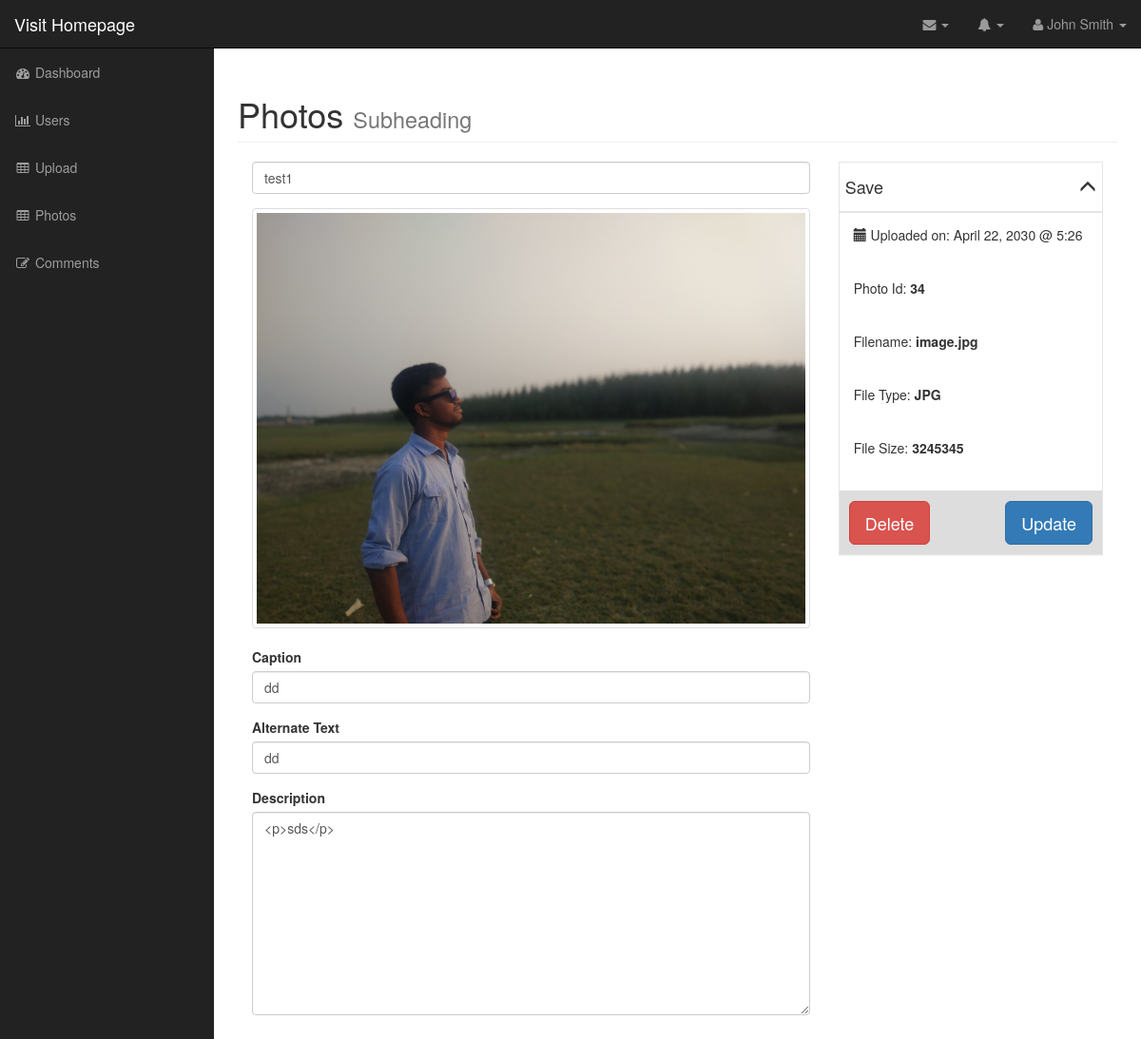
The app's page /admin/edit_photo.php?id=1 (signed in) with its own data.
### tables this page shows
CREATE TABLE `photos` (
  `id` int(11) NOT NULL,
  `title` varchar(128) NOT NULL,
  `caption` varchar(128) NOT NULL,
  `description` varchar(128) NOT NULL,
  `filename` varchar(128) NOT NULL,
  `alternate_text` varchar(128) NOT NULL,
  `type` varchar(128) NOT NULL,
  `size` varchar(128) NOT NULL
);

### admin/includes/database.php (called while the page is built, shortened)
<?php
class Database {
  public $connection;
  public function open_db_connection(){
    $this->connection = mysqli_connect(DB_HOST, DB_USER, DB_PASS, DB_NAME);
  }
  public function query($sql){
    if ($result = mysqli_query($this->connection, $sql)) {
      return $result;
    } else {
      die("Error: " . $sql . "<br>" . mysqli_error($this->connection));
    }
  }
}
$database = new Database();
?>

### admin/includes/db_object.php (called while the page is built, shortened)
<?php
  class Db_object {
    public static function find_by_id($id){
      $result_set_array = static::find_by_query("SELECT * FROM " . static::$db_table . " WHERE id = {$id} LIMIT 1");
      return !empty($result_set_array) ? array_shift($result_set_array) : false;
    }
    public static function find_by_query($sql) {
      global $database;
      $result_set = $database->query($sql);
      $the_object_array = array();
      while($row = mysqli_fetch_array($result_set)){
        $the_object_array[] = static::instantation($row);
      }
      return $the_object_array;
    }
    public static function instantation($the_record){
      $the_object = new $calling_class;
      foreach($the_record as $the_attribute => $value) {
        if($the_object->has_the_attribute($the_attribute)){
          $the_object->$the_attribute = $value;
        }
      }
      return $the_object;
    }
    public function has_the_attribute($the_attribute){
      $object_properties = get_object_vars($this);
      return array_key_exists($the_attribute, $object_properties);
    }
  }
?>

### admin/includes/photo.php (called while the page is built, shortened)
<?php
class Photo extends Db_object {
  public $filename;
  public $upload_directory = 'images';
  public function picture_path() {
    return $this->upload_directory. DS .$this->filename;
  }
}
?>

### admin/edit_photo.php (the view, shortened to what this page needs)
<?php include("includes/header.php"); ?>
<?php
  if(empty($_GET['id'])) {
    redirect("photos.php");
  }else{
    $photo = Photo::find_by_id($_GET['id']);
  }
?>
  <nav class="navbar navbar-inverse navbar-fixed-top" role="navigation">
    <?php include('includes/top_nav.php') ?>
    <?php include('includes/side_nav.php'); ?>
  </nav>
  <div id="page-wrapper">
    <div class="container-fluid">
      <div class="row">
          <div class="col-lg-12">
              <h1 class="page-header">
                  Photos
                  <small>Subheading</small>
              </h1>
            <form action="#" method="post">
              <div class="col-md-8">
                <div class="form-group">
                  <input type="text" name="title" class="form-control" value="<?php echo $photo->title; ?>">
                </div>
                <div class="form-group ">
                  <a class="thumbnail" href="#"><img src="<?php echo $photo->picture_path() ?>" alt=""></a>
                </div>
                <div class="form-group">
                  <label for="caption">Caption</label>
                  <input type="text" name="caption" class="form-control" value="<?php echo $photo->caption; ?>">
                </div>
                <div class="form-group">
                  <label for="caption">Alternate Text</label>
                  <input type="text" name="alternate_text" class="form-control" value="<?php echo $photo->alternate_text; ?>">
                </div>
                <div class="form-group">
                  <label for="caption">Description</label>
                  <textarea class="form-control" name="description" id="" cols="30" rows="10" ><?php echo $photo->description; ?></textarea>
              </div>
          </div>
              <div class="col-md-4" >
                <div  class="photo-info-box">
                    <div class="info-box-header">
                        <h4>Save <span id="toggle" class="glyphicon glyphicon-menu-up pull-right"></span></h4>
                    </div>
                <div class="inside">
                  <div class="box-inner">
                      <p class="text">
                        <span class="glyphicon glyphicon-calendar"></span> Uploaded on: April 22, 2030 @ 5:26
                      </p>
                      <p class="text ">
                        Photo Id: <span class="data photo_id_box">34</span>
                      </p>
                      <p class="text">
                        Filename: <span class="data">image.jpg</span>
                      </p>
                      <p class="text">
                      File Type: <span class="data">JPG</span>
                      </p>
                      <p class="text">
                        File Size: <span class="data">3245345</span>
                      </p>
                  </div>
                  <div class="info-box-footer clearfix">
                    <div class="info-box-delete pull-left">
                        <a  href="delete_photo.php?id=<?php echo $photo->id; ?>" class="btn btn-danger btn-lg ">Delete</a>
                    </div>
                    <div class="info-box-update pull-right ">
                        <input type="submit" name="update" value="Update" class="btn btn-primary btn-lg ">
                    </div>
                  </div>
                </div>
              </div>
              </div>
          </form>
          </div>
      </div>
  </div>
</div>
<?php include("includes/footer.php"); ?>

### admin/css/sb-admin.css (style rules this page uses)
body { margin-top: 100px; background-color: #222; }
@media (min-width:768px) { body { margin-top: 50px; } }
#page-wrapper { width: 100%; padding: 0; background-color: #fff; }
@media (min-width:768px) { #page-wrapper { padding: 10px; } }

### admin/css/styles.css (style rules this page uses)
.photo-info-box { border: 1px solid #e5e5e5; -webkit-box-shadow: 0 1px 1px rgba(0,0,0,.04); box-shadow: 0 1px 1px rgba(0,0,0,.04); background-color: #fff; }
.info-box-header { padding: 6px; border-bottom: 1px solid #e5e5e5; -webkit-box-shadow: 0 1px 1px rgba(0,0,0,.04); box-shadow: 0 1px 1px rgba(0,0,0,.04); background-color: #fff; }
.photo-info-box .box-inner { border-top: 1px solid #e5e5e5; background-color: #fff; padding: 6px; }
.photo-info-box .box-inner .text { padding: 7px 9px 19px; }
.photo-info-box .box-inner .data { font-weight: bold; }
.photo-info-box .info-box-footer { border-top: 1px solid #ddd; background-color: #ddd; padding: 10px; }

### records on screen
photos: title "test1", filename (picture), caption "dd", alternate_text "dd", description "<p>sds</p>"
